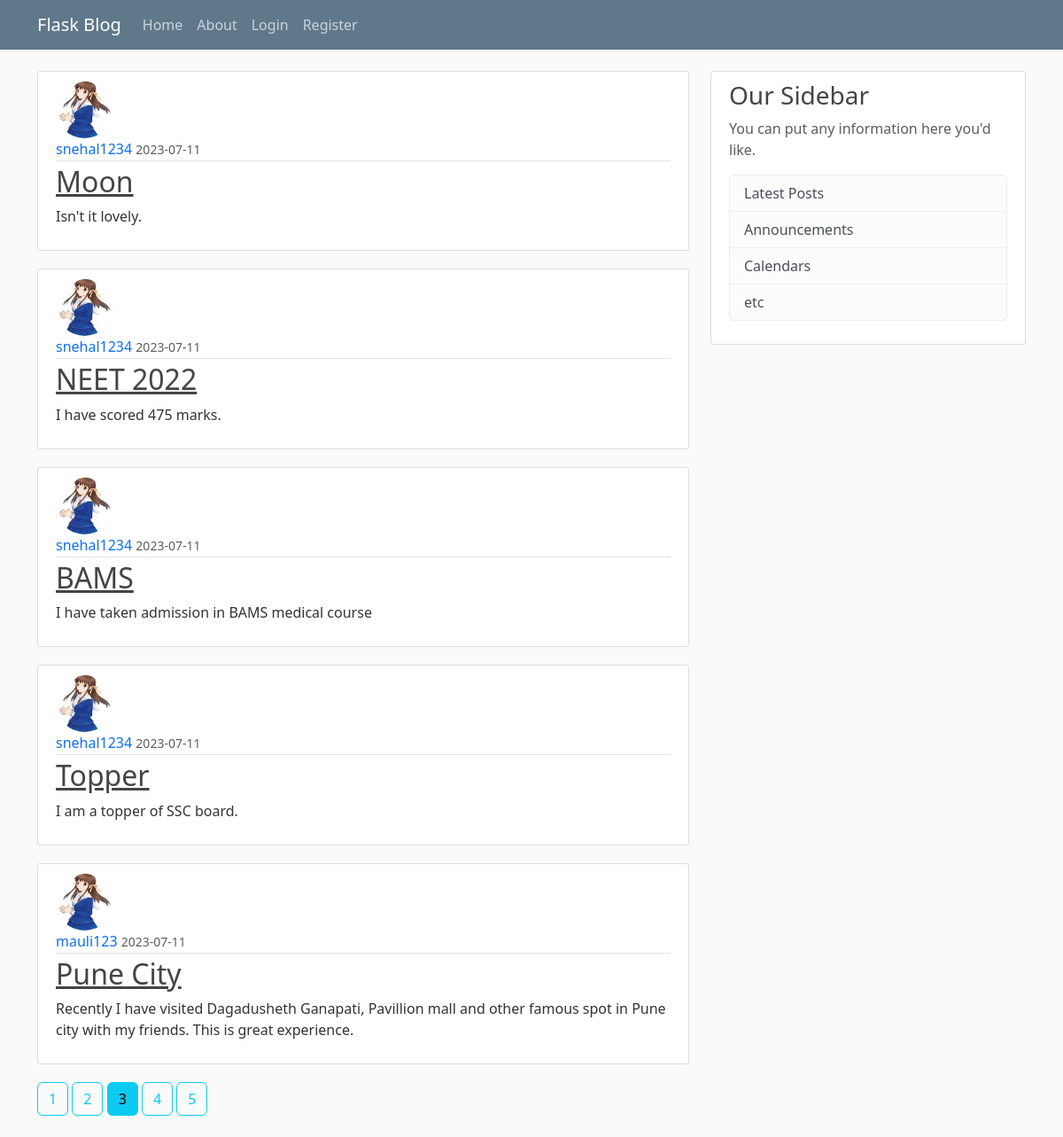
Screenshot of /home?page=3 with the database file from the repository.
### flaskblog/models.py (models this page shows, shortened)
class Post(db.Model):
    id = db.Column(db.Integer, primary_key = True)
    title = db.Column(db.String(100),nullable = False)
    date_posted = db.Column(db.DateTime,nullable = False, default = datetime.utcnow)
    content = db.Column(db.Text,nullable = False)
    user_id = db.Column(db.Integer, db.ForeignKey('user.id') , nullable=False)

class User(db.Model, UserMixin):
    id = db.Column(db.Integer,primary_key = True)
    username = db.Column(db.String(20),unique=True,nullable = False)
    email = db.Column(db.String(120),unique=True,nullable=False)
    image_file = db.Column(db.String(20),nullable=False, default = 'default.jpg')
    password = db.Column(db.String(60),nullable = False)
    posts = db.relationship('Post',backref = 'author',lazy = True)

### flaskblog/routes.py (the view)
@app.route('/')
@app.route('/home')
def home():
    page = request.args.get('page',1,type=int)
    posts = Post.query.order_by(Post.date_posted.desc()).paginate(page=page, per_page=5)
    return render_template('home.html',posts=posts)

### flaskblog/templates/home.html
{% extends 'layout.html' %}
{% block content%}
    {% for post in posts.items %}
        <article class="media content-section">
            <img class="rounded-circle article-img" src="{{ url_for('static',filename='images/' + post.author.image_file) }}">
            <div class="media-body">
                <div class="article-metadata">
                <a class="mr-2" href="{{ url_for('user_posts', username = post.author.username) }}" style="text-decoration: none;">{{ post.author.username }}</a>
                <small class="text-muted">{{ post.date_posted.strftime('%Y-%m-%d') }}</small>
                </div>
                <h2><a class="article-title" href="{{ url_for('post',post_id = post.id) }}">{{ post.title }}</a></h2>
                <p class="article-content">{{ post.content }}</p>
            </div>
        </article>
    {% endfor %}
    {% for page_num in posts.iter_pages(left_edge=1, right_edge=1, left_current=1, right_current = 1) %}
        {% if page_num %}
            {% if posts.page == page_num %}
                <a class="btn btn-info mb-4" href="{{ url_for('home',page = page_num) }}">{{ page_num }}</a>
            {% else %}
                <a class="btn btn-outline-info mb-4" href="{{ url_for('home',page = page_num) }}">{{ page_num }}</a>
            {% endif %}
        {% else %}
            ...
        {% endif %}
    {% endfor %}
{% endblock content %}

### flaskblog/static/main.css (style rules this page uses)
body { background: #fafafa; color: #333333; margin-top: 5rem; }
h1, h2, h3, h4, h5, h6 { color: #444444; }
.content-section { background: #ffffff; padding: 10px 20px; border: 1px solid #dddddd; border-radius: 3px; margin-bottom: 20px; }
.article-title { color: #444444; }
.article-content { white-space: pre-line; }
.article-img { height: 65px; width: 65px; margin-right: 16px; }
.article-metadata { padding-bottom: 1px; margin-bottom: 4px; border-bottom: 1px solid #e3e3e3 }

### rows the page displays
Post: image_file (placeholder picture), author.username "snehal1234", date_posted "2023-07-11", title "Moon", content "Isn't it lovely."
Post: image_file (placeholder picture), author.username "snehal1234", date_posted "2023-07-11", title "NEET 2022", content "I have scored 475 marks."
Post: image_file (placeholder picture), author.username "snehal1234", date_posted "2023-07-11", title "BAMS", content "I have taken admission in BAMS medical course"
Post: image_file (placeholder picture), author.username "snehal1234", date_posted "2023-07-11", title "Topper", content "I am a topper of SSC board."
Post: image_file (placeholder picture), author.username "mauli123", date_posted "2023-07-11", title "Pune City", content "Recently I have visited Dagadusheth Ganapati, Pavillion mall and other famous spot in Pune city with my friends. This is great experience."

### other values shown
{{ page_num }} "1" "2" "4" "5"
{{ page_num }} "3"
